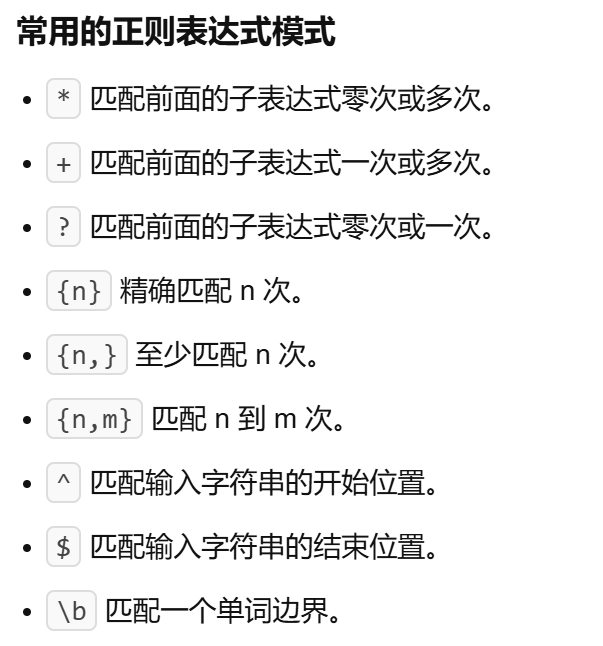
#> input picture bird.png, 603 x 646 px
$ python '调整图片大小.py'
#> lines starting #> are read from the running program, lines starting #| are printed output that depends on the picture
import cv2

def resize_photo(initImage,targetImage):
    initShape = initImage.shape
    initShapeYX = (initShape[0],initShape[0])
    targetShape = targetImage.shape
    targetShapeYX = (targetShape[0],targetShape[1])
    resizedImage = cv2.copyMakeBorder(initImage,0,targetShapeYX[0]-initShapeYX[1],0,targetShapeYX[1]-initShapeYX[1],borderType=cv2.BORDER_REFLECT)
    return resizedImage
def resize_photo1(initImage,targetImage):
    # 获取目标图像的尺寸（假设targetImage是载体图像的一个通道，shape为 (h, w)）
    target_h, target_w = targetImage.shape[:2]
    # 获取初始图像的尺寸
    init_h, init_w = initImage.shape[:2]
    # 计算需要填充的高度和宽度
    pad_h = max(target_h - init_h, 0)
    pad_w = max(target_w - init_w, 0)
    # 使用反射填充（若目标尺寸更大则填充，否则裁剪）
    resized = cv2.copyMakeBorder(
        initImage,
        top=0,
        bottom=pad_h,
        left=0,
        right=pad_w,
        borderType=cv2.BORDER_REFLECT
    )
    # 确保最终尺寸与目标一致（若目标更小则裁剪）
    resized = resized[:target_h, :target_w]
    return resized

img1 = cv2.imread('./bird.png')
#> img1 is the input picture: shape (646, 603, 3); min 17, max 255, mean 237.5
target_img = cv2.imread('./duck.png')
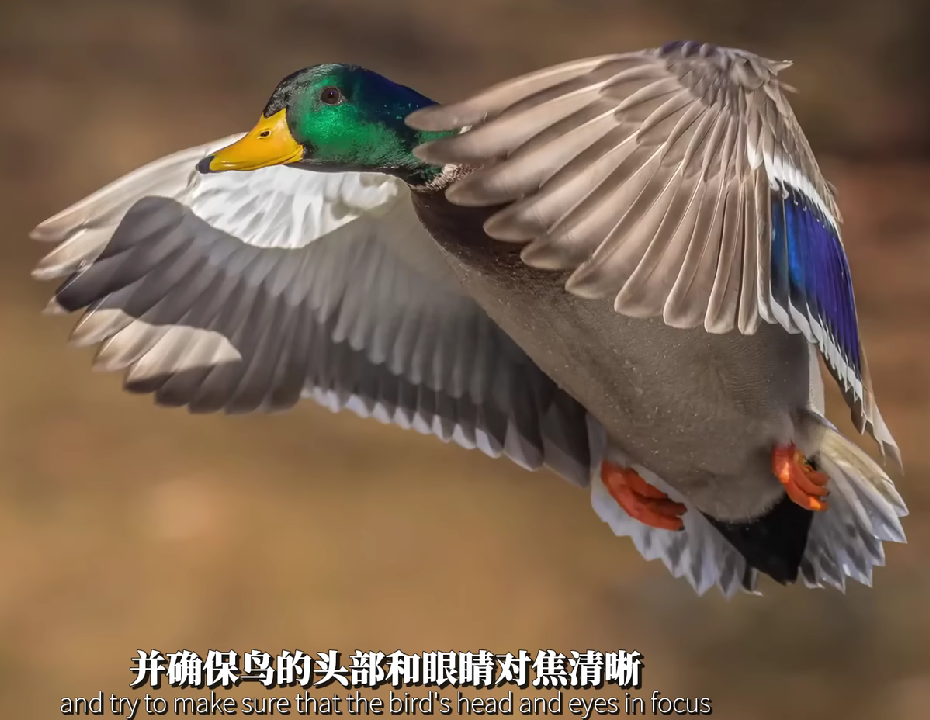
#> input picture duck.png, 930 x 720 px
#> target_img is the input picture: shape (720, 930, 3); mean B, G, R 82, 101.5, 123.5
shape = target_img.shape # 获取图片大小
#> shape = (720, 930, 3)
shape1 = (shape[0],shape[1])
#> shape1 = (720, 930)
shape = img1.shape
#> shape = (646, 603, 3)
shape2 = (shape[0],shape[1])
#> shape2 = (646, 603)
print(shape)
#| (646, 603, 3)
# 边填黑，注意yx反
resized = cv2.copyMakeBorder(img1, 0,shape1[0]-shape2[0], 0, shape1[1]-shape2[0], borderType=cv2.BORDER_CONSTANT,value=0)
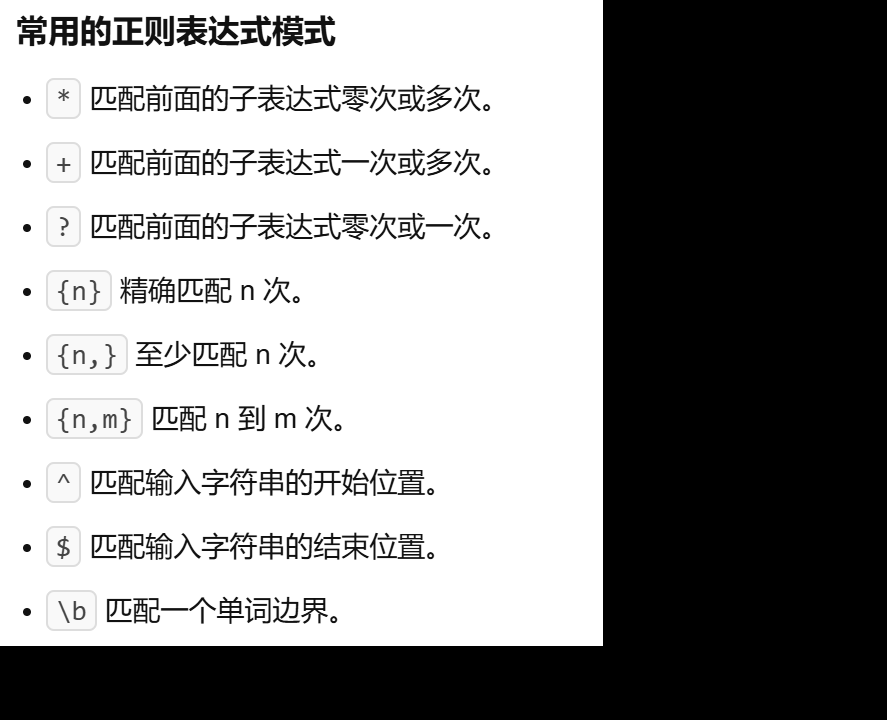
#> resized: shape (720, 887, 3); min 0, max 255, mean 144.9


cv2.imshow('before',img1)
cv2.imshow('after',resize_photo1(img1,target_img))
#> in resize_photo1, `resized = cv2.copyMakeBorder( initImage, top=0, bottom=pad_h, left=0, ..`:
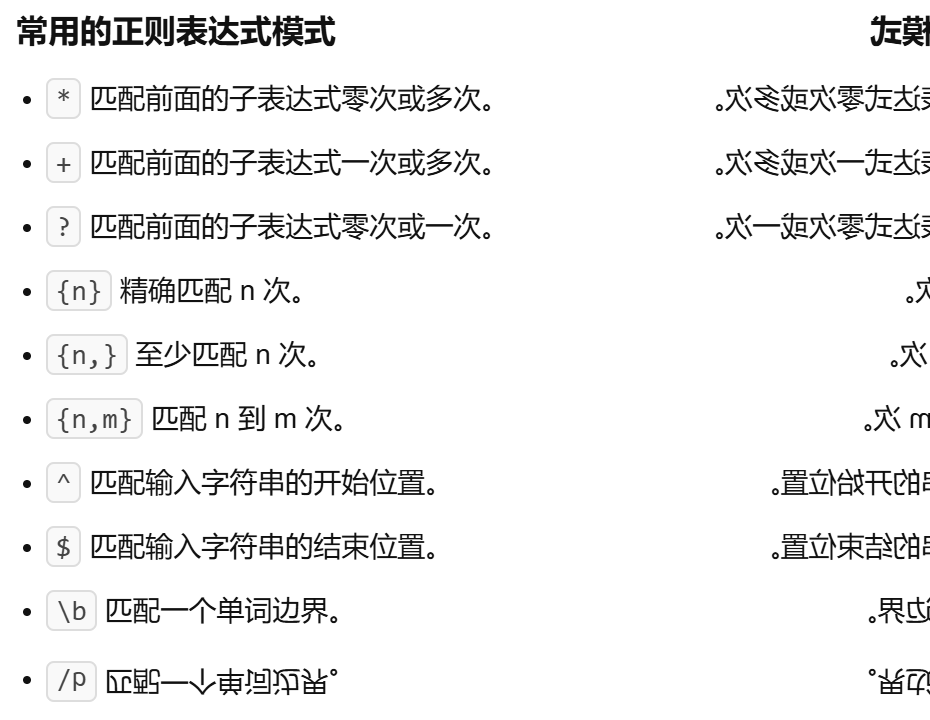
#> resized: shape (720, 930, 3); min 17, max 255, mean 240.5
print(resize_photo1(img1,target_img).shape,resize_photo(img1,target_img).shape)
#> in resize_photo, `initShape = initImage.shape`: initShape = (646, 603, 3)
#> in resize_photo, `initShapeYX = (initShape[0],initShape[0])`: initShapeYX = (646, 646)
#> in resize_photo, `resizedImage = cv2.copyMakeBorder(initImage,0,targetShapeYX[0]-initSha..`:
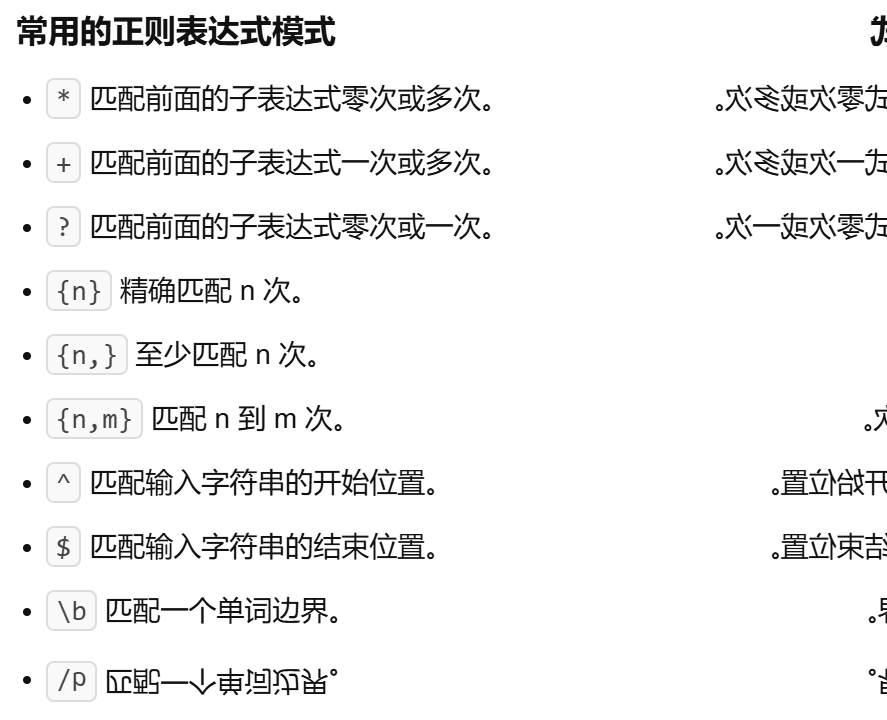
#> resizedImage: shape (720, 887, 3); min 17, max 255, mean 241.2
#| (720, 930, 3) (720, 887, 3)
# 调整图片大小成功
cv2.waitKey(0)
